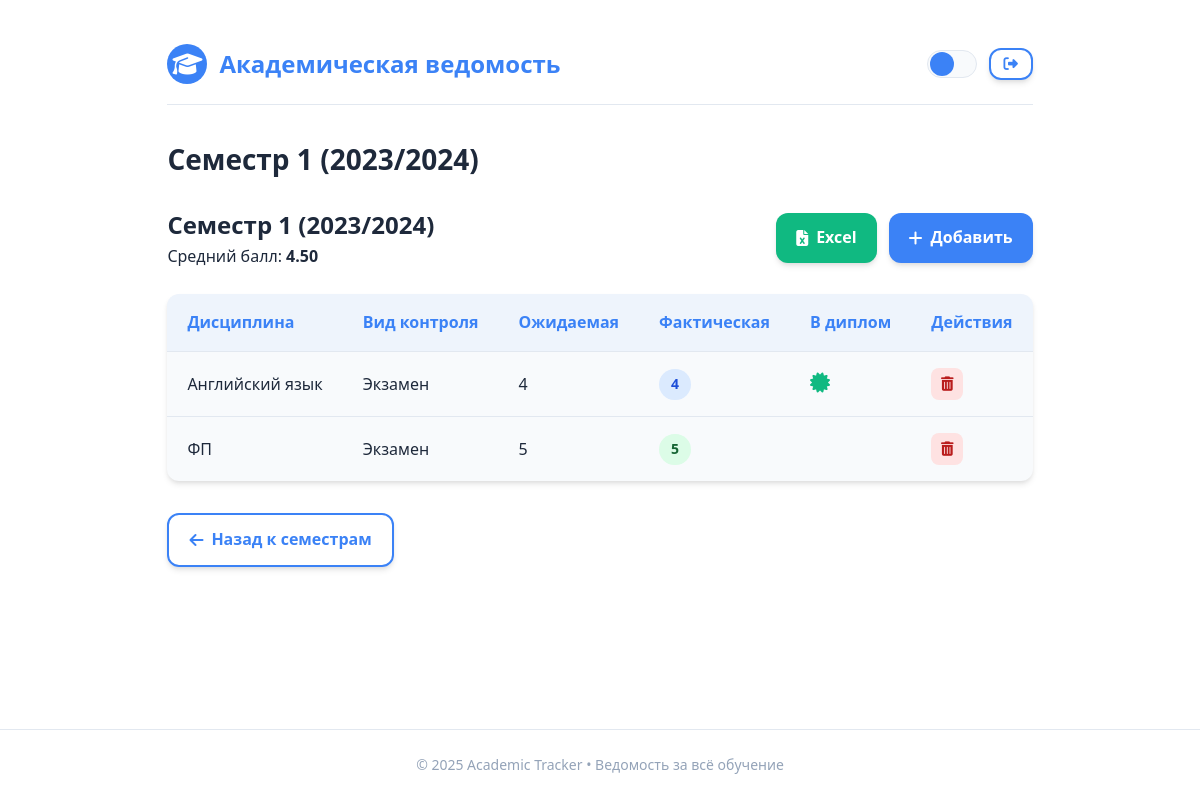
The app's page /semester/1/ (signed in) with its own data.
### grades/models.py (models this page shows, shortened)
class Semester(models.Model):
    user = models.ForeignKey(User, on_delete=models.CASCADE)
    number = models.PositiveSmallIntegerField()
    academic_year = models.CharField(max_length=9)
    class Meta:
        unique_together = ('user', 'number', 'academic_year')
        ordering = ['number']

class Discipline(models.Model):
    ASSESSMENT_TYPES = [
        ('exam', 'Экзамен'),
        ('pass', 'Зачёт'),
        ('pass_with_grade', 'Зачёт с оценкой'),
        ('interview', 'Итоговое собеседование'),
    ]
    user = models.ForeignKey(User, on_delete=models.CASCADE)
    semester = models.ForeignKey(Semester, on_delete=models.CASCADE, related_name='disciplines')
    title = models.CharField(max_length=200)
    assessment_type = models.CharField(
        max_length=20,
        choices=ASSESSMENT_TYPES,
        default='exam',
        verbose_name="Вид контроля"
    )
    expected_grade = models.CharField(max_length=10, blank=True, verbose_name="Ожидаемая оценка")
    actual_grade = models.CharField(max_length=10, blank=True, verbose_name="Фактическая оценка")
    for_diploma = models.BooleanField(default=False, verbose_name="В диплом")
    @staticmethod
    def calculate_gpa(disciplines):
        grade_map = {
            "5": 5, "4": 4, "3": 3, "2": 2,
            "отлично": 5, "хорошо": 4, "удовл": 3, "неуд": 2,
            "A": 5, "B": 4, "C": 3, "D": 2, "F": 1
        }
        total, count = 0, 0
        for d in disciplines:
            if d.actual_grade and d.actual_grade in grade_map:
                total += grade_map[d.actual_grade]
                count += 1
        return round(total / count, 2) if count else 0

### grades/views.py (the view)
# urls.py: path('semester/<int:semester_id>/', views.semester_detail, name='semester_detail'),
@login_required
def semester_detail(request, semester_id):
    semester = get_object_or_404(Semester, id=semester_id, user=request.user)
    disciplines = semester.disciplines.all()
    gpa = Discipline.calculate_gpa(disciplines)
    return render(request, 'grades/semester_detail.html', {
        'semester': semester,
        'disciplines': disciplines,
        'gpa': gpa
    })

### grades/templates/grades/semester_detail.html (shortened to what this page needs)
{% extends 'grades/base.html' %}
{% block page_title %}Семестр {{ semester.number }} ({{ semester.academic_year }}){% endblock %}
{% block content %}
  <div style="display: flex; justify-content: space-between; align-items: center; margin-bottom: 1.5rem;">
    <div>
      <h2>Семестр {{ semester.number }} ({{ semester.academic_year }})</h2>
      <p>Средний балл: <strong>{{ gpa|floatformat:"2" }}</strong></p>
    </div>
    <div style="display: flex; gap: 0.75rem;">
      <a href="{% url 'grades:export_transcript_excel' semester.id %}" class="btn" style="background: #10b981;">
        <i class="fas fa-file-excel"></i> Excel
      </a>
      <a href="{% url 'grades:add_discipline' semester.id %}" class="btn">
        <i class="fas fa-plus"></i> Добавить
      </a>
    </div>
  </div>
  {% if disciplines %}
    <table>
      <thead>
        <tr>
          <th>Дисциплина</th>
          <th>Вид контроля</th>
          <th>Ожидаемая</th>
          <th>Фактическая</th>
          <th>В диплом</th>
          <th>Действия</th>
        </tr>
      </thead>
      <tbody>
        {% for d in disciplines %}
        <tr>
          <td>{{ d.title }}</td>
          <td>{{ d.get_assessment_type_display }}</td>
          <td>{{ d.expected_grade|default:"—" }}</td>
          <td>
            {% if d.actual_grade %}
              <span class="grade-badge
                {% if d.actual_grade == "5" %}grade-5
                {% elif d.actual_grade == "4" %}grade-4
                {% elif d.actual_grade == "3" %}grade-3
                {% elif d.actual_grade == "2" %}grade-2
                {% endif %}">
                {{ d.actual_grade }}
              </span>
            {% else %}
              —
            {% endif %}
          </td>
          <td>
            {% if d.for_diploma %}
              <i class="fas fa-certificate diploma-icon" title="В диплом"></i>
            {% endif %}
          </td>
          <td>
            <button type="button"
                    onclick="openDeleteModal('{{ d.id }}', '{{ d.title }}')"
                    style="display: inline-flex; align-items: center; justify-content: center; width: 32px; height: 32px; border-radius: 8px; background: #fee2e2; color: #b91c1c; text-decoration: none; transition: all 0.2s ease; border: none; cursor: pointer;"
                    onmouseover="this.style.background='#fecaca'; this.style.transform='scale(1.05)';"
                    onmouseout="this.style.background='#fee2e2'; this.style.transform='scale(1)';">
              <i class="fas fa-trash-alt" style="font-size: 0.9rem;"></i>
            </button>
          </td>
        </tr>
        {% endfor %}
      </tbody>
    </table>
  {% else %}
    <div class="empty-state">
      <i class="fas fa-book"></i>
      <h3>Нет дисциплин</h3>
      <p>Добавьте первую дисциплину в этот семестр</p>
    </div>
  {% endif %}
  <div style="margin-top: 2rem;">
    <a href="{% url 'grades:dashboard' %}" class="btn btn-outline">
      <i class="fas fa-arrow-left"></i> Назад к семестрам
    </a>
  </div>
  <div style="height: 5rem;"></div>
{% endblock %}

### grades/templates/grades/base.html (style rules this page uses)
:root { --bg: #ffffff; --fg: #1e293b; --card-bg: #f8fafc; --border: #e2e8f0; --primary: #3b82f6; --primary-hover: #2563eb; --success: #10b981; --warning: #f59e0b; --danger: #ef4444; --shadow: 0 4px 6px -1px rgba(0,0,0,0.1), 0 2px 4px -1px rgba(0,0,0,0.06); --radius: 12px; --transition: all 0.3s ease; }
* { margin: 0; padding: 0; box-sizing: border-box; }
body { font-family: 'Segoe UI', system-ui, sans-serif; background-color: var(--bg); color: var(--fg); line-height: 1.6; padding: 0; transition: var(--transition); display: flex; flex-direction: column; min-height: 100vh; }
.btn { display: inline-flex; align-items: center; gap: 0.5rem; padding: 0.75rem 1.25rem; background: var(--primary); color: white; border: none; border-radius: var(--radius); font-weight: 600; cursor: pointer; transition: var(--transition); text-decoration: none; box-shadow: var(--shadow); }
.btn-outline { background: transparent; border: 2px solid var(--primary); color: var(--primary); }
table { width: 100%; border-collapse: collapse; background: var(--card-bg); border-radius: var(--radius); overflow: hidden; box-shadow: var(--shadow); margin-top: 1rem; }
th, td { padding: 1rem 1.25rem; text-align: left; border-bottom: 1px solid var(--border); }
th { font-weight: 700; color: var(--primary); background: rgba(59, 130, 246, 0.05); }
tr:last-child td { border-bottom: none; }
.grade-badge { display: inline-block; padding: 0.25rem 0.75rem; border-radius: 20px; font-weight: 600; font-size: 0.875rem; }
.grade-5, .grade-отлично, .grade-A { background: #dcfce7; color: #166534; }
.grade-4, .grade-хорошо, .grade-B { background: #dbeafe; color: #1d4ed8; }
.diploma-icon { color: var(--success); font-size: 1.25rem; }

### records on screen
Semester: number "1", academic_year "2023/2024"
Discipline: title "Английский язык", assessment_type "Экзамен", expected_grade "4", actual_grade "4", for_diploma True (drawn)
Discipline: title "ФП", assessment_type "Экзамен", expected_grade "5", actual_grade "5"

### other values on screen
{{ gpa|floatformat:"2" }} "4.50"
